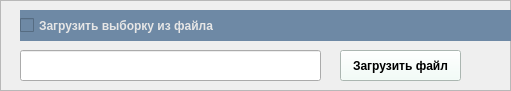
                    <widget class="QFrame" name="frame_33">
                     <property name="geometry">
                      <rect>
                       <x>470</x>
                       <y>10</y>
                       <width>511</width>
                       <height>91</height>
                      </rect>
                     </property>
                     <property name="styleSheet">
                      <string notr="true"/>
                     </property>
                     <property name="frameShape">
                      <enum>QFrame::StyledPanel</enum>
                     </property>
                     <property name="frameShadow">
                      <enum>QFrame::Raised</enum>
                     </property>
                     <widget class="QLineEdit" name="lineEdit_path_3">
                      <property name="geometry">
                       <rect>
                        <x>20</x>
                        <y>50</y>
                        <width>301</width>
                        <height>31</height>
                       </rect>
                      </property>
                      <property name="styleSheet">
                       <string notr="true">color: rgb(0, 0, 0);</string>
                      </property>
                     </widget>
                     <widget class="QPushButton" name="filebutton_3">
                      <property name="geometry">
                       <rect>
                        <x>340</x>
                        <y>50</y>
                        <width>121</width>
                        <height>31</height>
                       </rect>
                      </property>
                      <property name="palette">
                       <palette>
                        <active>
                         <colorrole role="WindowText">
                          <brush brushstyle="SolidPattern">
                           <color alpha="255">
                            <red>0</red>
                            <green>0</green>
                            <blue>0</blue>
                           </color>
                          </brush>
                         </colorrole>
                         <colorrole role="Button">
                          <brush brushstyle="SolidPattern">
                           <color alpha="255">
                            <red>240</red>
                            <green>255</green>
                            <blue>248</blue>
                           </color>
                          </brush>
                         </colorrole>
                         <colorrole role="Text">
                          <brush brushstyle="SolidPattern">
                           <color alpha="255">
                            <red>0</red>
                            <green>0</green>
                            <blue>0</blue>
                           </color>
                          </brush>
                         </colorrole>
                         <colorrole role="ButtonText">
                          <brush brushstyle="SolidPattern">
                           <color alpha="255">
                            <red>0</red>
                            <green>0</green>
                            <blue>0</blue>
                           </color>
                          </brush>
                         </colorrole>
                         <colorrole role="Base">
                          <brush brushstyle="SolidPattern">
                           <color alpha="255">
                            <red>240</red>
                            <green>255</green>
                            <blue>248</blue>
                           </color>
                          </brush>
                         </colorrole>
                         <colorrole role="Window">
                          <brush brushstyle="SolidPattern">
                           <color alpha="255">
                            <red>240</red>
                            <green>255</green>
                            <blue>248</blue>
                           </color>
                          </brush>
                         </colorrole>
                        </active>
                        <inactive>
                         <colorrole role="WindowText">
                          <brush brushstyle="SolidPattern">
                           <color alpha="255">
                            <red>0</red>
                            <green>0</green>
                            <blue>0</blue>
                           </color>
                          </brush>
                         </colorrole>
                         <colorrole role="Button">
                          <brush brushstyle="SolidPattern">
                           <color alpha="255">
                            <red>240</red>
                            <green>255</green>
                            <blue>248</blue>
                           </color>
                          </brush>
                         </colorrole>
                         <colorrole role="Text">
                          <brush brushstyle="SolidPattern">
                           <color alpha="255">
                            <red>0</red>
                            <green>0</green>
                            <blue>0</blue>
                           </color>
                          </brush>
                         </colorrole>
                         <colorrole role="ButtonText">
                          <brush brushstyle="SolidPattern">
                           <color alpha="255">
                            <red>0</red>
                            <green>0</green>
                            <blue>0</blue>
                           </color>
                          </brush>
                         </colorrole>
                         <colorrole role="Base">
                          <brush brushstyle="SolidPattern">
                           <color alpha="255">
                            <red>240</red>
                            <green>255</green>
                            <blue>248</blue>
                           </color>
                          </brush>
                         </colorrole>
                         <colorrole role="Window">
                          <brush brushstyle="SolidPattern">
                           <color alpha="255">
                            <red>240</red>
                            <green>255</green>
                            <blue>248</blue>
                           </color>
                          </brush>
                         </colorrole>
                        </inactive>
                        <disabled>
                         <colorrole role="WindowText">
                          <brush brushstyle="SolidPattern">
                           <color alpha="255">
                            <red>0</red>
                            <green>0</green>
                            <blue>0</blue>
                           </color>
                          </brush>
                         </colorrole>
                         <colorrole role="Button">
                          <brush brushstyle="SolidPattern">
                           <color alpha="255">
                            <red>240</red>
                            <green>255</green>
                            <blue>248</blue>
                           </color>
                          </brush>
                         </colorrole>
                         <colorrole role="Text">
                          <brush brushstyle="SolidPattern">
                           <color alpha="255">
                            <red>0</red>
                            <green>0</green>
                            <blue>0</blue>
                           </color>
                          </brush>
                         </colorrole>
                         <colorrole role="ButtonText">
                          <brush brushstyle="SolidPattern">
                           <color alpha="255">
                            <red>0</red>
                            <green>0</green>
                            <blue>0</blue>
                           </color>
                          </brush>
                         </colorrole>
                         <colorrole role="Base">
                          <brush brushstyle="SolidPattern">
                           <color alpha="255">
                            <red>240</red>
                            <green>255</green>
                            <blue>248</blue>
                           </color>
                          </brush>
                         </colorrole>
                         <colorrole role="Window">
                          <brush brushstyle="SolidPattern">
                           <color alpha="255">
                            <red>240</red>
                            <green>255</green>
                            <blue>248</blue>
                           </color>
                          </brush>
                         </colorrole>
                        </disabled>
                       </palette>
                      </property>
                      <property name="font">
                       <font>
                        <family>Segoe UI</family>
                        <weight>75</weight>
                        <bold>true</bold>
                       </font>
                      </property>
                      <property name="styleSheet">
                       <string notr="true">background-color: rgb(240, 255, 248);
color: rgb(0, 0, 0);</string>
                      </property>
                      <property name="text">
                       <string>Загрузить файл</string>
                      </property>
                     </widget>
                     <widget class="QCheckBox" name="checkBox_5">
                      <property name="geometry">
                       <rect>
                        <x>20</x>
                        <y>10</y>
                        <width>501</width>
                        <height>31</height>
                       </rect>
                      </property>
                      <property name="font">
                       <font>
                        <weight>75</weight>
                        <bold>true</bold>
                       </font>
                      </property>
                      <property name="styleSheet">
                       <string notr="true">background-color: rgb(110, 137, 165);
color: rgb(230, 230, 230);</string>
                      </property>
                      <property name="text">
                       <string>Загрузить выборку из файла</string>
                      </property>
                     </widget>
                    </widget>
